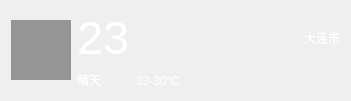
  <widget class="QWidget" name="widgetTopAfter" native="true">
   <property name="geometry">
    <rect>
     <x>10</x>
     <y>70</y>
     <width>351</width>
     <height>91</height>
    </rect>
   </property>
   <layout class="QHBoxLayout" name="horizontalLayout_6">
    <item>
     <widget class="QLabel" name="labelWeatherIcon">
      <property name="minimumSize">
       <size>
        <width>60</width>
        <height>60</height>
       </size>
      </property>
      <property name="maximumSize">
       <size>
        <width>60</width>
        <height>60</height>
       </size>
      </property>
      <property name="sizeIncrement">
       <size>
        <width>60</width>
        <height>60</height>
       </size>
      </property>
      <property name="baseSize">
       <size>
        <width>60</width>
        <height>60</height>
       </size>
      </property>
      <property name="styleSheet">
       <string notr="true">background-color: rgb(149, 149, 149);</string>
      </property>
      <property name="text">
       <string/>
      </property>
      <property name="pixmap">
       <pixmap resource="res.qrc">:/res/weather_icon_sun.svg</pixmap>
      </property>
      <property name="scaledContents">
       <bool>true</bool>
      </property>
      <property name="alignment">
       <set>Qt::AlignmentFlag::AlignCenter</set>
      </property>
     </widget>
    </item>
    <item>
     <layout class="QGridLayout" name="gridLayout_2">
      <item row="2" column="1">
       <widget class="QLabel" name="label_WeatherTemp">
        <property name="styleSheet">
         <string notr="true">color:rgb(255, 255, 255)</string>
        </property>
        <property name="text">
         <string>23-30℃</string>
        </property>
       </widget>
      </item>
      <item row="0" column="0">
       <widget class="QLabel" name="label_WeatherCurrentTemp">
        <property name="font">
         <font>
          <pointsize>35</pointsize>
         </font>
        </property>
        <property name="styleSheet">
         <string notr="true">color:rgb(255, 255, 255);</string>
        </property>
        <property name="text">
         <string>23</string>
        </property>
       </widget>
      </item>
      <item row="0" column="3">
       <widget class="QLabel" name="label_location">
        <property name="styleSheet">
         <string notr="true">color:rgb(255, 255, 255)</string>
        </property>
        <property name="text">
         <string>大连市</string>
        </property>
       </widget>
      </item>
      <item row="2" column="0">
       <widget class="QLabel" name="label_WeatherTpye">
        <property name="styleSheet">
         <string notr="true">color:rgb(255, 255, 255)</string>
        </property>
        <property name="text">
         <string>晴天</string>
        </property>
       </widget>
      </item>
      <item row="2" column="2">
       <spacer name="horizontalSpacer">
        <property name="orientation">
         <enum>Qt::Orientation::Horizontal</enum>
        </property>
        <property name="sizeHint" stdset="0">
         <size>
          <width>40</width>
          <height>20</height>
         </size>
        </property>
       </spacer>
      </item>
     </layout>
    </item>
   </layout>
  </widget>
